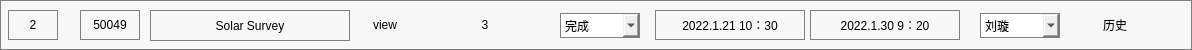
<?xml version="1.0" encoding="UTF-8"?>
<ui version="4.0">
 <class>Form</class>
 <widget class="QWidget" name="Form">
  <property name="geometry">
   <rect>
    <x>0</x>
    <y>0</y>
    <width>1192</width>
    <height>50</height>
   </rect>
  </property>
  <property name="windowTitle">
   <string>Form</string>
  </property>
  <property name="styleSheet">
   <string notr="true">QWidget{

	background-color: rgb(247, 247, 247);
	border:1px solid gray;
}
QWidget:hover{
	border:1px solid rgb(85, 170, 127);
}
QLabel,QComboBox,QPushButton{
	background-color:none;
	color: rgb(0, 0, 0);
	font: 12pt &quot;黑体&quot;;
}
QPushButton{
border:none;
}
QPushButton:hover{
	color: rgb(28, 58, 255);
}</string>
  </property>
  <widget class="QLabel" name="label_id">
   <property name="geometry">
    <rect>
     <x>8</x>
     <y>10</y>
     <width>50</width>
     <height>30</height>
    </rect>
   </property>
   <property name="text">
    <string>2</string>
   </property>
   <property name="alignment">
    <set>Qt::AlignCenter</set>
   </property>
  </widget>
  <widget class="QPushButton" name="btn_count">
   <property name="geometry">
    <rect>
     <x>460</x>
     <y>10</y>
     <width>50</width>
     <height>30</height>
    </rect>
   </property>
   <property name="styleSheet">
    <string notr="true">QPushButton:hover{
	color: rgb(28, 58, 255);
}</string>
   </property>
   <property name="text">
    <string>3</string>
   </property>
  </widget>
  <widget class="QLabel" name="label_number">
   <property name="geometry">
    <rect>
     <x>80</x>
     <y>10</y>
     <width>60</width>
     <height>30</height>
    </rect>
   </property>
   <property name="text">
    <string>50049</string>
   </property>
   <property name="alignment">
    <set>Qt::AlignCenter</set>
   </property>
  </widget>
  <widget class="QLabel" name="label_create_time">
   <property name="geometry">
    <rect>
     <x>655</x>
     <y>10</y>
     <width>150</width>
     <height>30</height>
    </rect>
   </property>
   <property name="text">
    <string>2022.1.21 10：30</string>
   </property>
   <property name="alignment">
    <set>Qt::AlignCenter</set>
   </property>
  </widget>
  <widget class="QLabel" name="label_task">
   <property name="geometry">
    <rect>
     <x>150</x>
     <y>10</y>
     <width>200</width>
     <height>31</height>
    </rect>
   </property>
   <property name="text">
    <string>Solar Survey</string>
   </property>
   <property name="alignment">
    <set>Qt::AlignCenter</set>
   </property>
  </widget>
  <widget class="QPushButton" name="btn_view">
   <property name="geometry">
    <rect>
     <x>350</x>
     <y>10</y>
     <width>70</width>
     <height>30</height>
    </rect>
   </property>
   <property name="styleSheet">
    <string notr="true">QPushButton:hover{
	color: rgb(28, 58, 255);
}</string>
   </property>
   <property name="text">
    <string>view</string>
   </property>
  </widget>
  <widget class="QLabel" name="label_update_time">
   <property name="geometry">
    <rect>
     <x>810</x>
     <y>10</y>
     <width>150</width>
     <height>30</height>
    </rect>
   </property>
   <property name="text">
    <string>2022.1.30 9：20</string>
   </property>
   <property name="alignment">
    <set>Qt::AlignCenter</set>
   </property>
  </widget>
  <widget class="QPushButton" name="btn_history">
   <property name="geometry">
    <rect>
     <x>1090</x>
     <y>10</y>
     <width>50</width>
     <height>30</height>
    </rect>
   </property>
   <property name="styleSheet">
    <string notr="true">QPushButton:hover{
	color: rgb(28, 58, 255);
}</string>
   </property>
   <property name="text">
    <string>历史</string>
   </property>
  </widget>
  <widget class="QComboBox" name="comboBox_participator">
   <property name="geometry">
    <rect>
     <x>980</x>
     <y>13</y>
     <width>80</width>
     <height>25</height>
    </rect>
   </property>
   <item>
    <property name="text">
     <string>刘璇</string>
    </property>
   </item>
   <item>
    <property name="text">
     <string>丁梓靖</string>
    </property>
   </item>
   <item>
    <property name="text">
     <string>赵银鹏</string>
    </property>
   </item>
  </widget>
  <widget class="QComboBox" name="combox_schedule">
   <property name="geometry">
    <rect>
     <x>560</x>
     <y>13</y>
     <width>80</width>
     <height>25</height>
    </rect>
   </property>
   <item>
    <property name="text">
     <string>完成</string>
    </property>
   </item>
   <item>
    <property name="text">
     <string>未完成</string>
    </property>
   </item>
   <item>
    <property name="text">
     <string>详情</string>
    </property>
   </item>
  </widget>
 </widget>
 <resources/>
 <connections/>
</ui>
